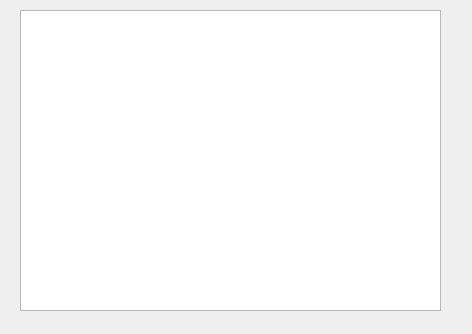
<?xml version="1.0" encoding="UTF-8"?>
<ui version="4.0">
 <class>ChildrenForm</class>
 <widget class="QWidget" name="ChildrenForm">
  <property name="geometry">
   <rect>
    <x>0</x>
    <y>0</y>
    <width>472</width>
    <height>334</height>
   </rect>
  </property>
  <property name="windowTitle">
   <string>Form</string>
  </property>
  <widget class="QTextEdit" name="textEdit">
   <property name="geometry">
    <rect>
     <x>20</x>
     <y>10</y>
     <width>421</width>
     <height>301</height>
    </rect>
   </property>
  </widget>
 </widget>
 <resources/>
 <connections/>
</ui>
